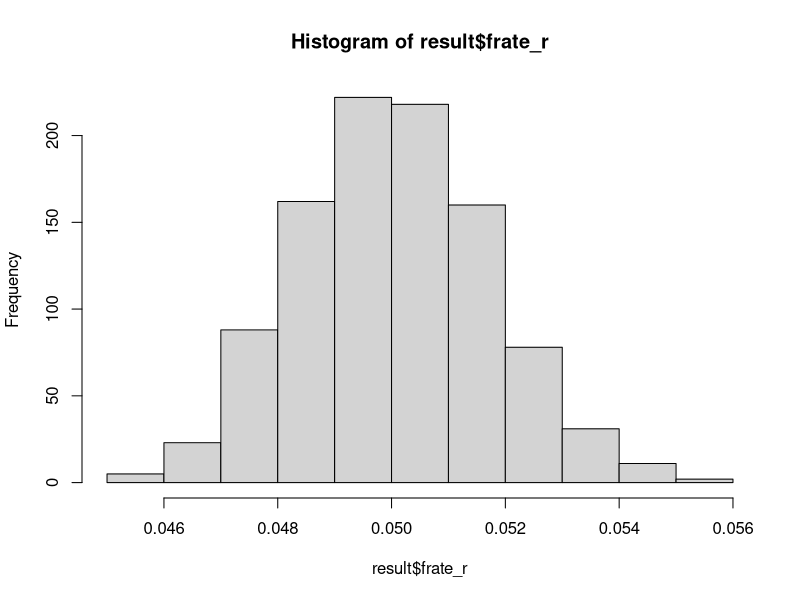

This chart was generated by the following R code:
library(tidyverse)

dat <- read_csv("./data/example.csv")

runs <- 1000

year <- rate_r <- rate_f <- rep(NA, 10)
frate_r <- frate_f <- rep(NA, 10)



for(i in 1:runs){

	year[1] <- dat[1, 2] %>% as.double()	
	rate_r[1] <- dat[2, 2] %>% as.double()
	rate_f[1] <- dat[3, 2] %>% as.double()
	
	for(j in 2:year){
		rate_r[j] <- runif(1, 0.98, 1.02) * rate_r[j-1]
		rate_f[j] <- runif(1, 0.99, 1.01) * rate_f[j-1]	
	}

	frate_r[i] <- rate_r[length(rate_r)]
	frate_f[i] <- rate_f[length(rate_f)]
}

result <- data.frame(frate_r, frate_f)
hist(result$frate_r)
result
